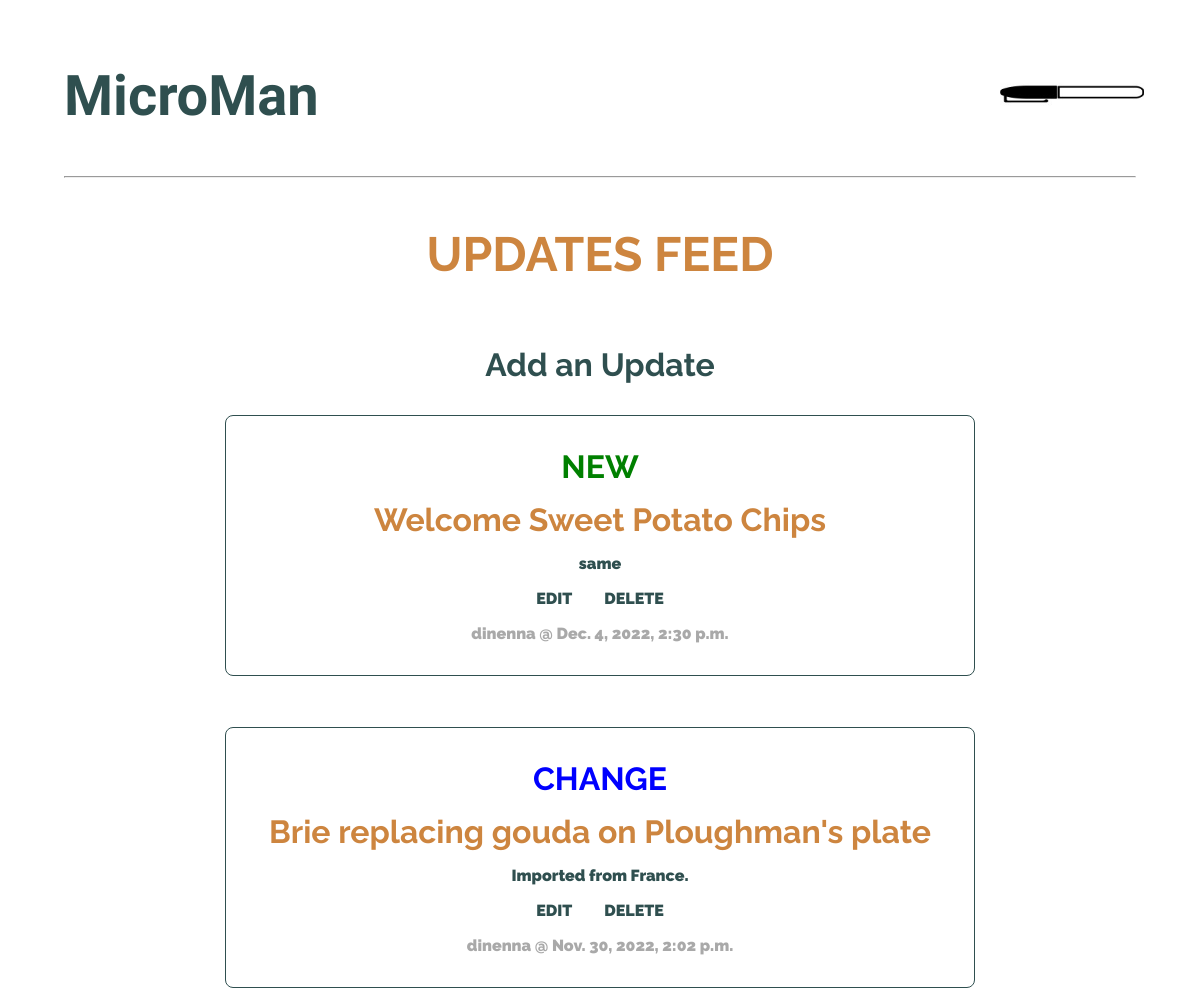
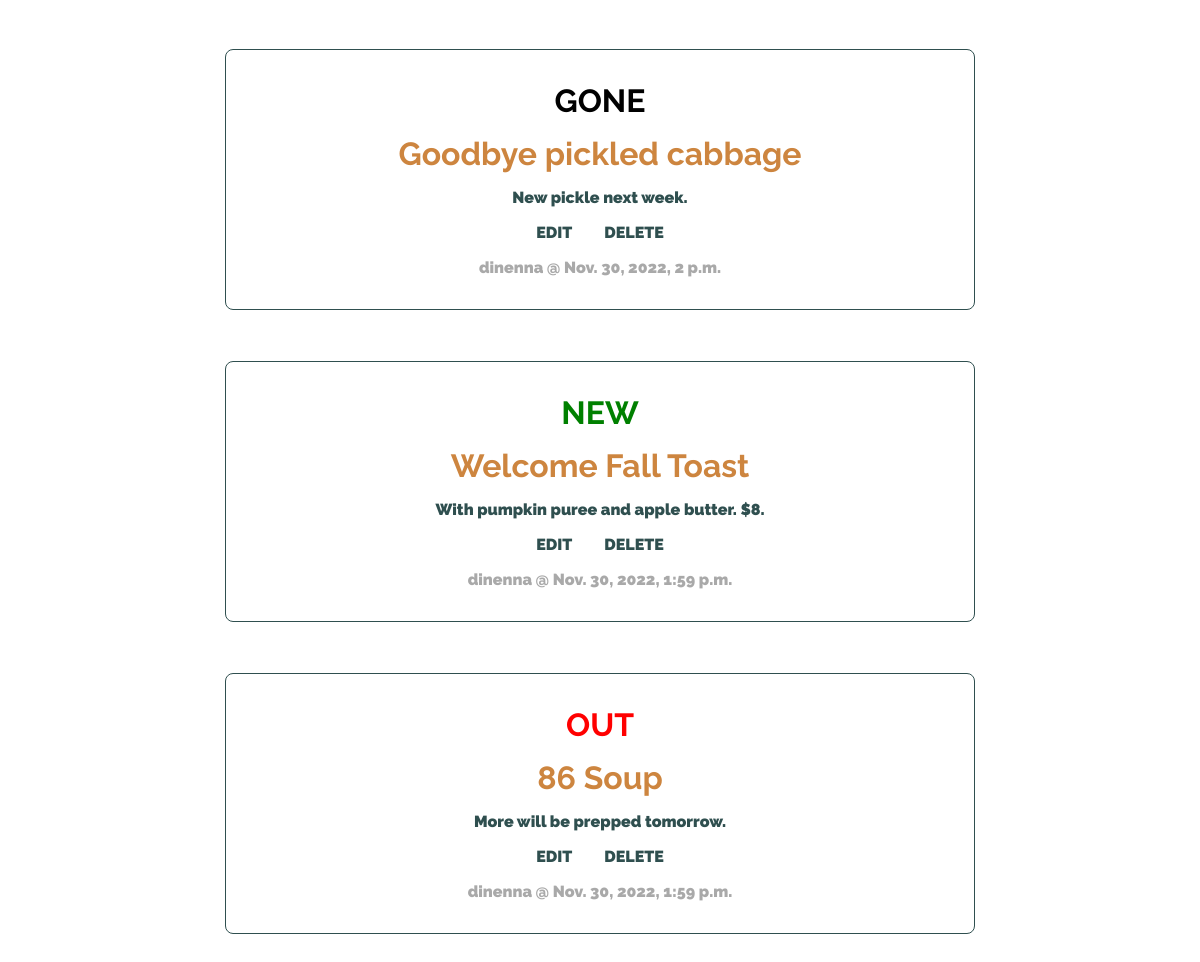
/changes/ (signed in), run on an earlier commit of the app's database (2 pictures, top to bottom).
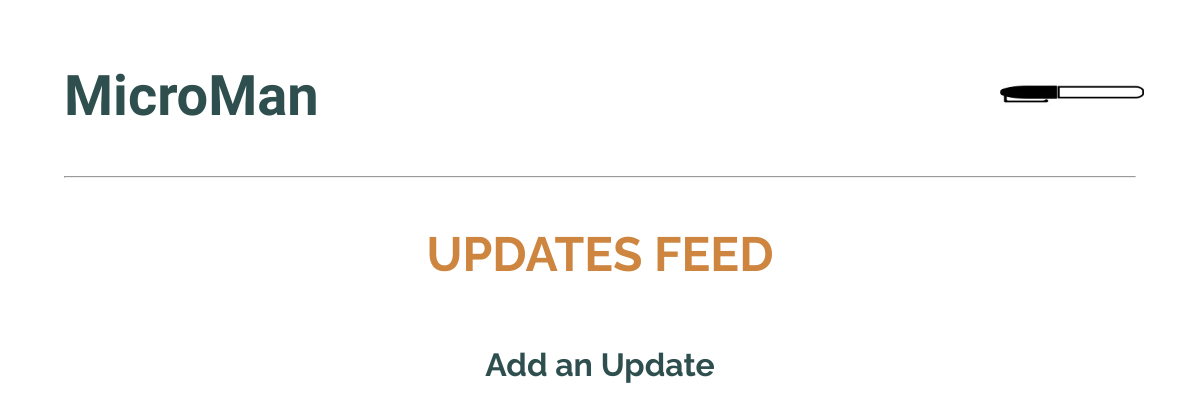
And on a later commit of the database.
### base/models.py (models this page shows, shortened)
class Update(models.Model):
  user = models.ForeignKey(CustomUser, related_name='update', on_delete=models.SET_NULL, null=True)
  update_types = (
    ('NEW', 'NEW'),
    ('OUT', 'OUT'),
    ('GONE', 'GONE'),
    ('CHANGE', 'CHANGE'),
  )
  type = models.CharField(max_length=6, choices=update_types)
  subject = models.CharField(max_length=200)
  description = models.TextField()
  updated = models.DateTimeField(auto_now=True)
  created = models.DateTimeField(auto_now_add=True)
  class Meta:
    ordering = ['-updated', '-created']

### users/models.py (models this page shows)
class CustomUser(AbstractUser):
    username = models.CharField(max_length=50, unique=True)
    first_name = models.CharField(max_length=50)
    last_name = models.CharField(max_length=50)
    email = models.EmailField(max_length=254)
    role = models.CharField(max_length=50)
    def __str__(self):
        return self.username

### base/views.py (the view)
# urls.py: path('changes/', views.changes, name='changes'),
def changes(request):
    updates = Update.objects.all()
    form = UpdateForm()
    if request.method == 'POST':
        form = UpdateForm(request.POST)
        if form.is_valid():
            form.save()
            return redirect('/changes')
    context = {'updates': updates, 'form': form}
    return render(request, 'changes.html', context)

### templates/changes.html (shortened to what this page needs)
{% extends 'main.html' %}
{% load static %}
{% block content %}
<h2 class='h2-header'>UPDATES FEED</h2>
<div id='updates-container'>
  <h3 class='update-form-header'>
    <a href="create-update/">Add an Update</a>
  </h3>
  {% for update in updates %}
  <div class='update-div'>
    {% if update.type == 'OUT' %}
    <h2 class='out'>{{ update.type }}</h2>
    {% elif update.type == 'NEW' %}
    <h2 class='new'>{{ update.type }}</h2>
    {% elif update.type == 'CHANGE' %}
    <h2 class='change'>{{ update.type }}</h2>
    {% elif update.type == 'GONE' %}
    <h2 class='gone'>{{ update.type }}</h2>
    {% endif %}
    <h2>{{ update.subject }}</h2>
    <p>{{ update.description }}</p>
    {% if request.user == update.user %}
    <a href="update-update/{{ update.id }}">EDIT</a>
    <a href="delete-update/{{ update.id }}">DELETE</a>
    {% endif %}
    <p class='timestamp'>{{ update.user }} @ {{ update.created }}</p>
  </div>
  <br>
    {% endfor %}
</div>
{% endblock content %}

### templates/main.html (shortened to what this page needs)
{% load static %}
<!DOCTYPE html>
<html lang="en" dir="ltr">
  <head>
    <link rel="stylesheet" href="{% static 'base/styles.css' %}">
  </head>
  <body>
    <div id='app'>
      {% include 'navbar.html' %}
      {% block content %}
      {% endblock %}
    </div>
  </body>
</html>

### templates/navbar.html (shortened to what this page needs)
{% load static %}
<header>
  <a href='/'><h1 id='micro-logo'>MicroMan</h1></a>
{% if request.user.is_authenticated %}
  <div class="dropdown">
    <button class="dropbtn"><img id='sharpie' src="{% static 'base/sharpie.jpeg' %}" alt="sharpie"></button>
  </div>
{% else %}
  <h3><a href="{% url 'login' %}">LOGIN</a></h3>
{% endif %}
</header>
<hr>

### static/base/styles.css (style rules this page uses)
* { margin: 0; padding: 0; box-sizing: border-box; margin: 1rem; }
body { font-family: 'Raleway', sans-serif; background-color:white; color:darkslategray; font-weight: 900; }
a { color: darkslategray; text-decoration: none; }
.h2-header { font-size: 3rem; text-align: center; padding: 2rem; }
h2 { color:peru; font-size: 2rem; }
h3 { font-size: 2rem; }
button { background-color: darkgray; color: white; font-family: 'Raleway', sans-serif; padding: .5rem; border: none; border-radius: .25rem; }
header { display: flex; align-items: center; justify-content: space-between; height: 8rem; margin: 0; }
#micro-logo { font-size: 3.5rem; color:darkslategray; font-family: 'Megrim', cursive; margin: 0; }
#sharpie { width:100%; margin:0; }
.dropbtn { background-color: white; width: 10rem; margin: 0; }
.dropdown { position: relative; display: inline-block; align-items: center; min-width: 10rem; margin: 0; }
#updates-container { display: flex; flex-direction: column; align-items: center; justify-content: space-around; }

What changed in the data, as far as the page shows it:
removed Update: type "NEW", subject "Welcome Sweet Potato Chips", description "same", user "dinenna", created "Dec. 4, 2022, 2:30 p.m."
removed Update: type "CHANGE", subject "Brie replacing gouda on Ploughman's plate", description "Imported from France.", user "dinenna", created "Nov. 30, 2022, 2:02 p.m."
removed Update: type "GONE", subject "Goodbye pickled cabbage", description "New pickle next week.", user "dinenna", created "Nov. 30, 2022, 2 p.m."
removed Update: type "NEW", subject "Welcome Fall Toast", description "With pumpkin puree and apple butter. $8.", user "dinenna", created "Nov. 30, 2022, 1:59 p.m."
removed Update: type "OUT", subject "86 Soup", description "More will be prepped tomorrow.", user "dinenna", created "Nov. 30, 2022, 1:59 p.m."
